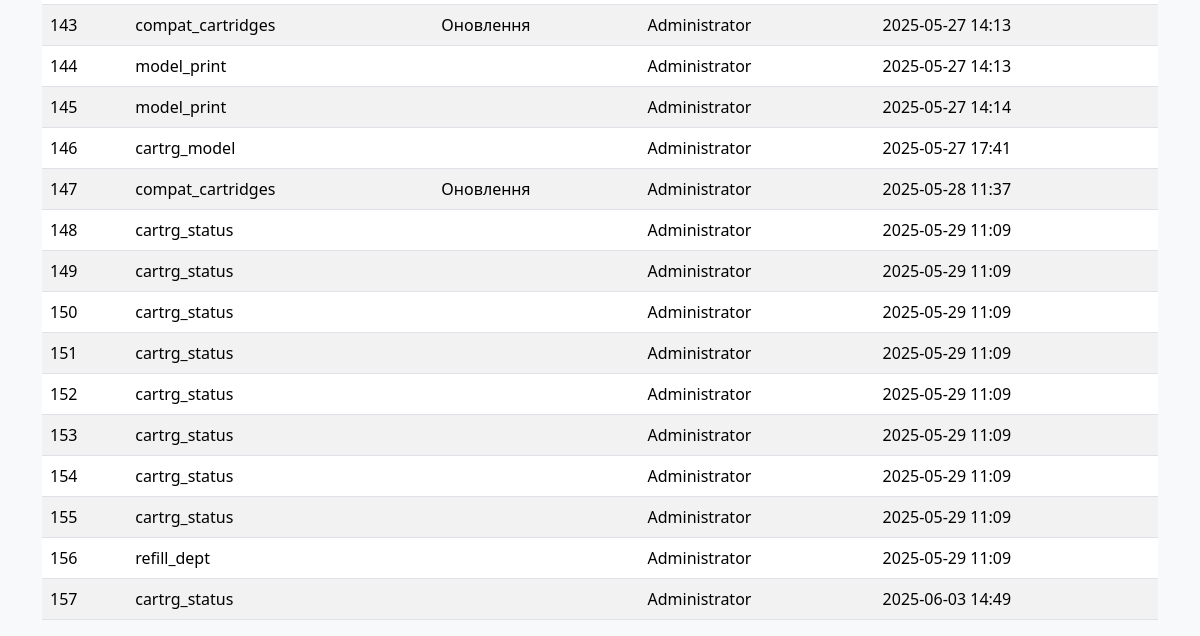
The app's page /event_log (signed in, lower part), older data.
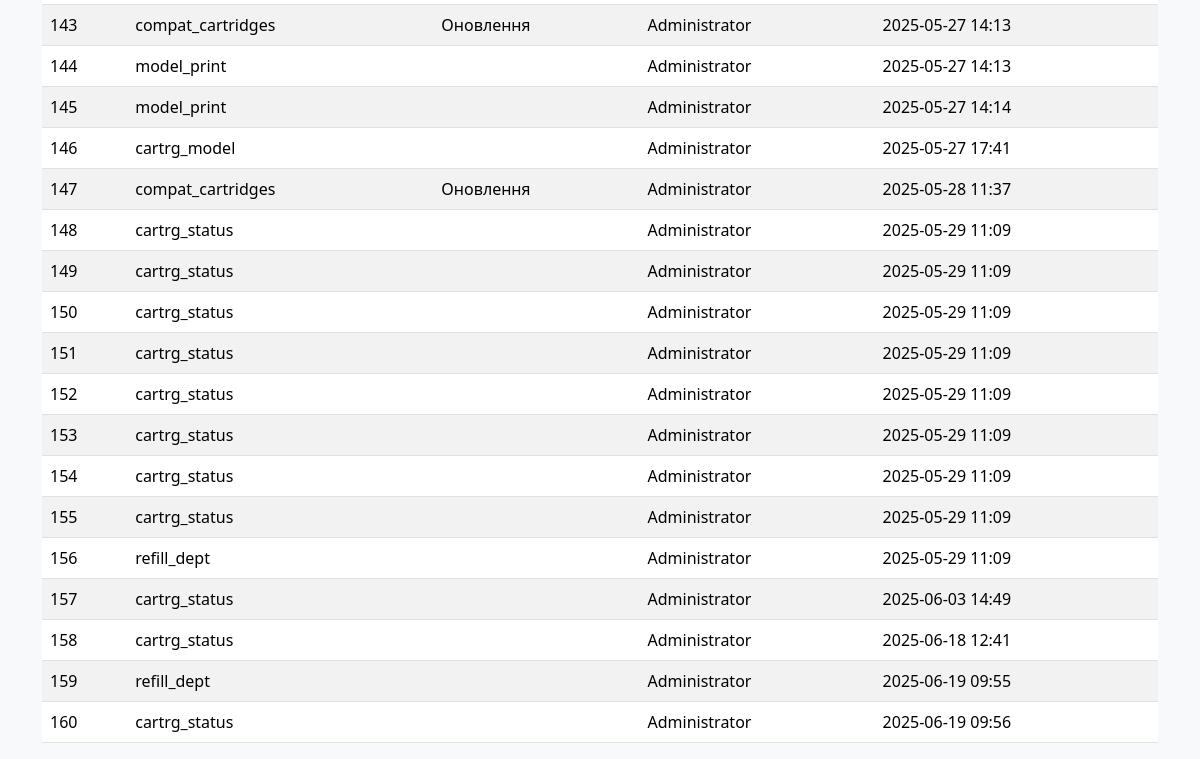
The same page, newer data.
### models.py (models this page shows)
class EventLog(db.Model):
    __tablename__ = "event_log"
    id: Mapped[int] = mapped_column(primary_key=True)
    table_name: Mapped[str] = mapped_column(String(30))
    event_type: Mapped[int] = mapped_column(Integer, server_default=literal(0))
    user_updated: Mapped[int] = mapped_column(ForeignKey(User.id))
    time_updated: Mapped[DateTime] = mapped_column(DateTime, server_default=func.now())

class User(db.Model, UserMixin):
    __tablename__ = "users"
    id: Mapped[int] = mapped_column(primary_key=True)
    username: Mapped[str] = mapped_column(String(30), unique=True, nullable=False)
    password: Mapped[str] = mapped_column(String(255), nullable=False)
    humanname: Mapped[str] = mapped_column(String(60), nullable=False)
    dept_id: Mapped[int] = mapped_column(ForeignKey('refill_dept.id'), nullable=False)
    lastlogin: Mapped[datetime] = mapped_column(DateTime, server_default=func.now())
    active: Mapped[bool] = mapped_column(default=True)
    time_updated: Mapped[DateTime] = mapped_column(DateTime, server_default=func.now())
    role: Mapped[str] = mapped_column(String(30), server_default="user")

### app.py (the view)
    def wrapper(*args, **kwargs):
        if current_user.role != 'admin':
            abort(403)
        return f(*args, **kwargs)

### app.py (called while the page is built)
@login_manager.user_loader
def load_user(user_id):
    return User.query.get(int(user_id))

def admin_required(f):
    def wrapper(*args, **kwargs):
        if current_user.role != 'admin':
            abort(403)
        return f(*args, **kwargs)
    wrapper.__name__ = f.__name__
    return wrapper

@app.route('/event_log')
@login_required
@admin_required
def event_log():
    table_filter = request.args.get('table_filter', '')
    type_filter = request.args.get('type_filter', '')
    query = EventLog.query
    if table_filter:
        query = query.filter(EventLog.table_name == table_filter)
    if type_filter:
        query = query.filter(EventLog.event_type == int(type_filter))
    logs = query.all()
    return render_template('event_log.html', User=User, logs=logs, table_filter=table_filter, type_filter=type_filter)

### templates/event_log.html (shortened to what this page needs)
{% extends "base.html" %}
{% block content %}
    <table class="table table-striped">
        <tbody>
            {% for log in logs %}
            <tr>
                <td>{{ log.id }}</td>
                <td>{{ log.table_name }}</td>
                <td>{{ {0: 'Створення', 1: 'Зміна', 2: 'Оновлення'}[log.event_type] }}</td>
                <td>{{ User.query.get(log.user_updated).humanname }}</td>
                <td>{{ log.time_updated.strftime('%Y-%m-%d %H:%M') }}</td>
            </tr>
            {% endfor %}
        </tbody>
    </table>
{% endblock %}

### templates/base.html (shortened to what this page needs)
<!DOCTYPE html>
<html lang="uk">
<head>
    <link rel="stylesheet" href="{{ url_for('static', filename='css/bootstrap.min.css') }}">
    <link rel="stylesheet" href="{{ url_for('static', filename='css/style.css') }}">
</head>
<body>
    <div class="container mt-4">
        {% block content %}{% endblock %}
    </div>
</body>
</html>

### static/css/style.css (style rules this page uses)
body { background-color: #f8f9fa; }

Row changes from the older to the newer data that the page shows:
added EventLog: id "158", table_name "cartrg_status", query.get "Administrator", time_updated "2025-06-18 12:41"
added EventLog: id "159", table_name "refill_dept", query.get "Administrator", time_updated "2025-06-19 09:55"
added EventLog: id "160", table_name "cartrg_status", query.get "Administrator", time_updated "2025-06-19 09:56"
